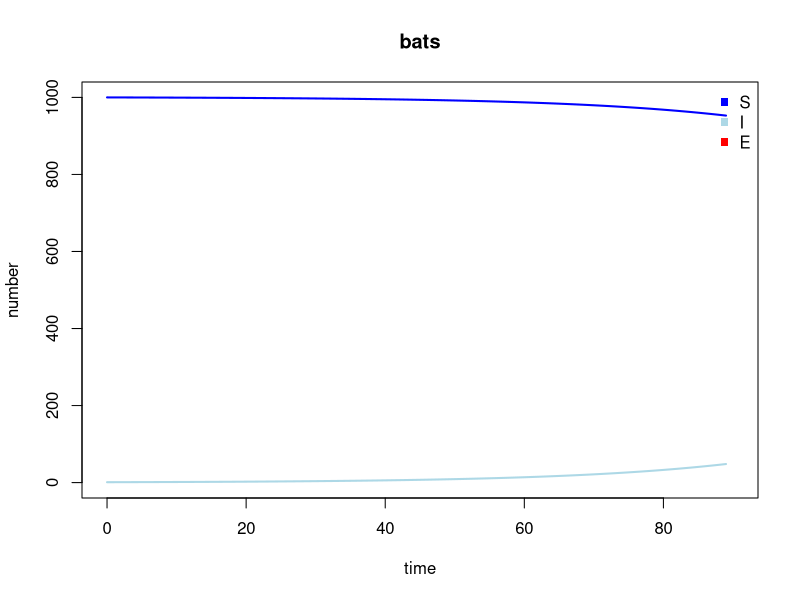
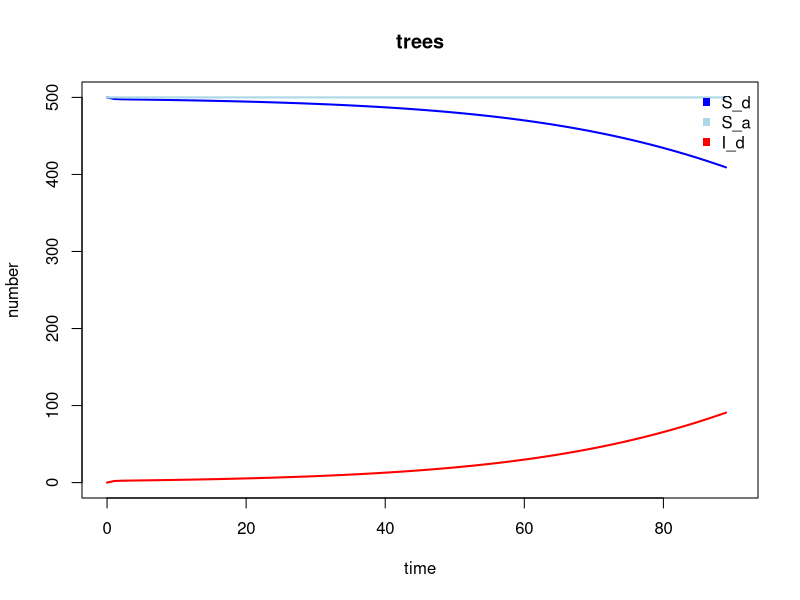
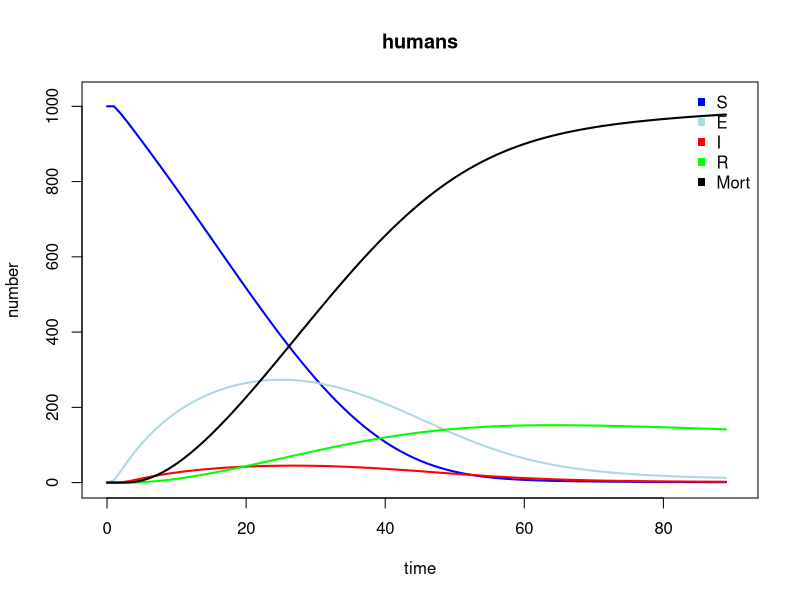

The R source for these figures, in order:
## ---- chunk 1
knitr::opts_chunk$set(echo = TRUE)
## ---- chunk 2
run_nipah_discrete <- function(param, max_time, time_step, initial_cond){
  
  ## Parameters
  
  ## For bats
  V_b = param$V_b #birth rate of bats
  mu_b = param$mu_b #death rate of bats
  beta_b = param$beta_b #transmission coefficient among bats
  beta_bd = param$beta_bd #transmission coefficient from bats to susceptible date palm trees
  
  
  
  ##
  ## For trees
  P_d = param$P_d  #proportion of data palm trees at baseline
  P_a = param$P_a  #proportion of alternative plants at baseline
  R_da = param$R_d  #relative preference of date palm tree over alternative plant 
                    # (equal preference: R_da = 1)
  theta_d = param$theta_d  #pot replacement rate 
  gamma_d = param$gamma_d  #viral inactivation rate in date palm tree sap
  
  
  ## For humans
  beta_h = param$beta_h #transmission coefficients among humans
  beta_dh = param$beta_dh #transmission coefficient from infectious date palm trees to humans
  sigma_h = param$sigma_h #1/latent period in humans
  gamma_h = param$gamma_h #recovery rate in humans
  v_h = param$v_h #birth rate for humans
  mu_h = param$mu_h #death rate for humans
  k_mu = param$k_mu #Nipah case fatality rate
  
  
  
  
  ##
  time = seq(0, max_time, time_step)
  nsteps = length(time)
  
  ## Compartments 
  
  ## For bats
  S_b <- rep(NA, nsteps); S_b[1] = initial_cond['S_b']
  I_b <- rep(NA, nsteps); I_b[1] = initial_cond['I_b']
  
  incidI_b <- rep(NA, nsteps); incidI_b[1] = 0
  
  
  ##
  ## For trees
  S_d <- rep(NA, nsteps); S_d[1] = initial_cond['S_d']
  I_d <- rep(NA, nsteps); I_d[1] = initial_cond['I_d']
  S_a <- rep(NA, nsteps); S_a[1] = initial_cond['S_a']
  
  incidI_d <- rep(NA, nsteps); incidI_d[1] = 0
  
  ## For humans 
  S_h = rep(NA, nsteps); S_h[1] = initial_cond['S_h']
  E_h = rep(NA, nsteps); E_h[1] = initial_cond['E_h']
  I_h = rep(NA, nsteps); I_h[1] = initial_cond['I_h']
  I_d = rep(NA, nsteps); I_d[1] = initial_cond['I_d']
  R_h = rep(NA, nsteps); R_h[1] = initial_cond['R_h']
  N_h = rep(NA, nsteps); N_h[1] = S_h[1] + I_h[1] + R_h[1]
  
  incidI_h = rep(NA, nsteps); incidI_h[1] = 0
  mortI_h = rep(NA, nsteps); mortI_h[1] = 0
  
  
  ##
  
  for(ii in 2:max_time){
    
    ## changes in bat compartments
    new_births_S_b = time_step * V_b * (max(S_b[ii-1],0)+max(I_b[ii-1],0))
    new_deaths_S_b = time_step * mu_b * max(S_b[ii-1],0)
    new_deaths_I_b = time_step * mu_b * max(I_b[ii-1],0)
    new_inf_S_b = time_step * beta_b * max(S_b[ii-1],0) * max(I_b[ii-1],0)
    
    
    
    ## changes in tree compartments 
    new_inf_S_d = time_step * R_da * beta_bd * max(I_b[ii-1],0) * max(S_d[ii-1],0)
    new_rep_I_d = time_step * theta_d * max(I_d[ii-1],0)
    new_inact_I_d = time_step * gamma_d * max(I_d[ii-1],0)
    
    ## changes in human compartments 
    new_births_S_h = time_step * v_h * max(N_h[ii-1],0)
    new_deaths_S_h = time_step * beta_h * max (I_h[ii-1],0) * max(S_h[ii-1],0)
    new_inf_S_h = time_step * beta_dh * max(I_d[ii-1],0) * max(S_h[ii-1],0)
    new_inf_S_dh = time_step * mu_h * max(S_h[ii-1],0)
    
    new_inf_E_h = time_step * sigma_h * max(E_h[ii-1],0)
    new_deaths_E_h = time_step * mu_h * max(E_h[ii-1],0)
    
    new_rec_I_h = time_step * gamma_h * max(I_h[ii-1],0)
    new_nip_deaths_I_h = time_step * k_mu * max(I_h[ii-1],0)
    new_deaths_I_h = time_step * mu_h * max(I_h[ii-1],0)
    
    new_deaths_R_h = time_step * mu_h * max(R_h[ii-1],0)
    
    # bat compartments
    S_b[ii] = max(S_b[(ii-1)] + new_births_S_b - new_deaths_S_b - new_inf_S_b,0)
    I_b[ii] = max(I_b[(ii-1)]+ new_inf_S_b - new_deaths_I_b,0)
    
    incidI_b[ii] = new_inf_S_b
    
    # tree compartments 
    S_d[ii] = max(S_d[(ii-1)] - new_inf_S_d + new_rep_I_d + new_inact_I_d,0)
    S_a[ii] = max(S_a[(ii-1)] ,0)
    I_d[ii] = max(I_d[(ii-1)] + new_inf_S_d - new_rep_I_d - new_inact_I_d,0)
    
    incidI_d[ii] = new_inf_S_d
  


    # human compartments
    S_h[ii] = max(S_h[(ii-1)] + new_births_S_h - new_deaths_S_h - new_inf_S_h - new_inf_S_dh,0)
    E_h[ii] = max(E_h[(ii-1)] + new_inf_S_h + new_inf_S_dh - new_inf_E_h - new_deaths_E_h,0)
    I_h[ii] = max(I_h[(ii-1)] + new_inf_E_h - new_rec_I_h - new_nip_deaths_I_h - new_deaths_I_h,0)
    R_h[ii] = max(R_h[(ii-1)] + new_rec_I_h - new_deaths_R_h,0)
    
    N_h[ii] = S_h[ii] + E_h[ii] + I_h[ii] + R_h[ii]
    incidI_h[ii] = new_inf_E_h + new_inf_S_dh
    mortI_h[ii] = mortI_h[(ii-1)] + new_nip_deaths_I_h
  }
  
  
  ## The output values need to be updated 
  out <- data.frame(cbind(time, S_b, I_b, incidI_b,
                          S_d, S_a, I_d,incidI_d,
                          S_h, E_h, I_h, R_h, N_h, incidI_h,mortI_h)) 
  
  return(out)
  
}
## ---- chunk 3
# assign values to parameters
 ## For bats
  V_b = 0 #birth rate of bats
  mu_b = 0 #death rate of bats
  beta_b = 0.000045 #transmission coefficient among bats
  beta_bd = 0.004 #transmission coefficient from bats to susceptible date palm trees

  ## For trees
  P_d = 0.5  #proportion of data palm trees at baseline
  P_a = 0.5  #proportion of alternative plants at baseline
  R_da = 1  #relative preference of date palm tree over alternative plant 
                    # (equal preference: R_da = 1)
  theta_d = 1/3  #pot replacement rate 
  gamma_d = 1/2  #viral inactivation rate in date palm tree sap
  
  
  ## For humans
  beta_h = 0 #transmission coefficients among humans
  beta_dh = 0.01 #transmission coefficient from infectious date palm trees to humans
  sigma_h = 1/10 #1/latent period in humans: incubation 4~14 days
  gamma_h = 1/10 #recovery rate in humans
  v_h = 0.006 #birth rate for humans
  mu_h = 0.006 #death rate for humans
  k_mu = 0.5 #Nipah case fatality rate: 40-70% of cases

param = list(
    V_b = V_b, #birth rate of bats
  mu_b = mu_b, #death rate of bats
  beta_b = beta_b, #transmission coefficient among bats
  beta_bd = beta_bd, #transmission coefficient from bats to susceptible date palm trees


  ## For trees
  P_d = P_d,  #proportion of data palm trees at baseline
  P_a = P_a,  #proportion of alternative plants at baseline
  R_da = R_da,  #relative preference of date palm tree over alternative plant 
                    # (equal preference: R_da = 1)
  theta_d = theta_d,  #pot replacement rate 
  gamma_d = gamma_d,  #viral inactivation rate in date palm tree sap
  
  
  ## For humans
  beta_h = beta_h, #transmission coefficients among humans
  beta_dh = beta_dh, #transmission coefficient from infectious date palm trees to humans
  sigma_h = sigma_h, #1/latent period in humans: incubation 4~14 days
  gamma_h = gamma_h, #recovery rate in humans
  v_h = v_h, #birth rate for humans
  mu_h = mu_h, #death rate for humans
  k_mu = k_mu
)


max_time = 90 
Tree = 1000
time_step = 1 
initial_cond = c(S_b=1000, I_b=1,
                 S_d=Tree*param$P_d, S_a=Tree*param$P_a, I_d=0,
                 S_h=1000, E_h=0, I_h=0, R_h=0)

result <- run_nipah_discrete(param=param, initial_cond=initial_cond, max_time=max_time, time_step=1)


## ---- chunk 4
#par(mfrow = c(1,3))
# bats
plot(result$time, result$S_b, type="l", xlim = c(0, max_time), ylim = c(0, max(result$S_b, na.rm= TRUE)), lwd=2, col="blue", xlab = 'time', ylab = 'number', main = "bats")
lines(result$time, result$I_b, type = 'l', lwd = 2, col = 'lightblue')
legend('topright', legend = c('S', 'I', 'E'), col = c('blue', 'lightblue', 'red'), bty = 'n', pch = 15, ncol = 1)
# trees
plot(result$time, result$S_d, type="l", xlim = c(0, max_time), ylim = c(0, max(result$S_d, na.rm= TRUE)), lwd=2, col="blue", xlab = 'time', ylab = 'number', main = "trees")
lines(result$time, result$S_a, type = 'l', lwd = 2, col = 'lightblue')
lines(result$time, result$I_d, type="l", lwd=2, col="red")
legend('topright', legend = c('S_d', 'S_a', 'I_d'), col = c('blue', 'lightblue', 'red'), bty = 'n', pch = 15, ncol = 1)
# humans
plot(result$time, result$S_h, type="l", xlim = c(0, max_time), ylim = c(0, max(result$N_h,na.rm=TRUE)), lwd=2, col="blue", xlab = 'time', ylab = 'number', main = "humans")
lines(result$time, result$E_h, type = 'l', lwd = 2, col = 'lightblue')
lines(result$time, result$I_h, type="l", lwd=2, col="red")
lines(result$time, result$R_h, type="l", lwd=2, col="green")
lines(result$time, result$mortI_h, type="l", lwd=2, col="black")
legend('topright', legend = c('S', 'E','I','R', 'Mort'), col = c('blue', 'lightblue','red', 'green','black'), bty = 'n', pch = 15, ncol = 1)

